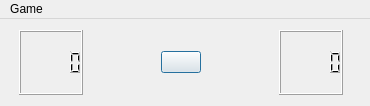
<?xml version="1.0" encoding="UTF-8"?>
<ui version="4.0">
 <class>Gui_Main</class>
 <widget class="QMainWindow" name="Gui_Main">
  <property name="geometry">
   <rect>
    <x>0</x>
    <y>0</y>
    <width>370</width>
    <height>106</height>
   </rect>
  </property>
  <property name="sizePolicy">
   <sizepolicy hsizetype="Fixed" vsizetype="Minimum">
    <horstretch>0</horstretch>
    <verstretch>0</verstretch>
   </sizepolicy>
  </property>
  <property name="windowTitle">
   <string>Mines!</string>
  </property>
  <property name="windowIcon">
   <iconset resource="resources.qrc">
    <normaloff>:/icons/mine.png</normaloff>:/icons/mine.png</iconset>
  </property>
  <widget class="QWidget" name="centralWidget">
   <layout class="QVBoxLayout" name="verticalLayout">
    <item>
     <layout class="QHBoxLayout" name="horizontalLayout">
      <property name="leftMargin">
       <number>8</number>
      </property>
      <property name="rightMargin">
       <number>16</number>
      </property>
      <item>
       <widget class="QLCDNumber" name="flagNumber"/>
      </item>
      <item>
       <spacer name="horizontalSpacer">
        <property name="orientation">
         <enum>Qt::Horizontal</enum>
        </property>
        <property name="sizeHint" stdset="0">
         <size>
          <width>40</width>
          <height>20</height>
         </size>
        </property>
       </spacer>
      </item>
      <item>
       <widget class="QPushButton" name="smileyButton">
        <property name="text">
         <string/>
        </property>
        <property name="icon">
         <iconset resource="resources.qrc">
          <normaloff>:/icons/smile.png</normaloff>:/icons/smile.png</iconset>
        </property>
        <property name="iconSize">
         <size>
          <width>32</width>
          <height>32</height>
         </size>
        </property>
        <property name="autoDefault">
         <bool>true</bool>
        </property>
        <property name="default">
         <bool>true</bool>
        </property>
       </widget>
      </item>
      <item>
       <spacer name="horizontalSpacer_2">
        <property name="orientation">
         <enum>Qt::Horizontal</enum>
        </property>
        <property name="sizeHint" stdset="0">
         <size>
          <width>40</width>
          <height>20</height>
         </size>
        </property>
       </spacer>
      </item>
      <item>
       <widget class="LCDTimer" name="lcdTimer"/>
      </item>
     </layout>
    </item>
    <item>
     <layout class="QGridLayout" name="grid">
      <property name="sizeConstraint">
       <enum>QLayout::SetMinimumSize</enum>
      </property>
     </layout>
    </item>
   </layout>
  </widget>
  <widget class="QMenuBar" name="menuBar">
   <property name="geometry">
    <rect>
     <x>0</x>
     <y>0</y>
     <width>370</width>
     <height>22</height>
    </rect>
   </property>
   <widget class="QMenu" name="menuGame">
    <property name="title">
     <string>Game</string>
    </property>
    <addaction name="actionBeginner"/>
    <addaction name="actionIntermediate"/>
    <addaction name="actionExpert"/>
    <addaction name="actionInsane"/>
    <addaction name="actionCustom"/>
   </widget>
   <addaction name="menuGame"/>
  </widget>
  <action name="actionRestart">
   <property name="text">
    <string>Restart</string>
   </property>
  </action>
  <action name="actionBeginner">
   <property name="text">
    <string>Beginner</string>
   </property>
  </action>
  <action name="actionIntermediate">
   <property name="text">
    <string>Intermediate</string>
   </property>
  </action>
  <action name="actionExpert">
   <property name="text">
    <string>Expert</string>
   </property>
  </action>
  <action name="actionInsane">
   <property name="text">
    <string>Insane</string>
   </property>
  </action>
  <action name="actionCustom">
   <property name="text">
    <string>Custom</string>
   </property>
  </action>
 </widget>
 <layoutdefault spacing="6" margin="11"/>
 <customwidgets>
  <customwidget>
   <class>LCDTimer</class>
   <extends>QLCDNumber</extends>
   <header>lcdtimer.h</header>
  </customwidget>
 </customwidgets>
 <resources>
  <include location="resources.qrc"/>
 </resources>
 <connections/>
</ui>
